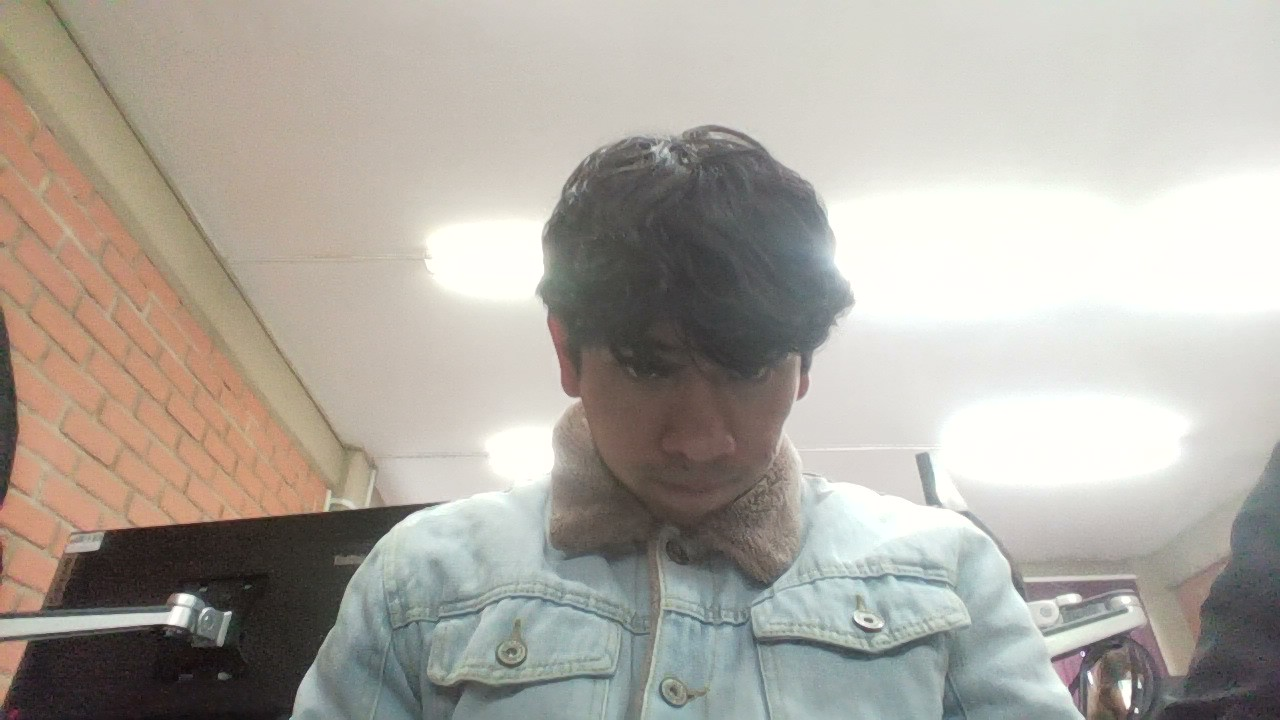
#> input picture unidad4/tarea/cara.jpg, 1280 x 720 px
$ jupyter execute practica.ipynb   (older library calls are emulated)
#> lines starting #> are read from the running program, lines starting #| are printed output that depends on the picture
[cell 1]
import cv2
import numpy as np
from matplotlib import pyplot as plt
img = cv2.imread('cara.jpg')
#> img is the input picture: shape (720, 1280, 3); mean B, G, R 161.3, 169.6, 174.8

#suavizado de la imgaen
blur = cv2.GaussianBlur(img,(5,5),0)

#laplaciano aplicando
lap = cv2.Laplacian(blur,cv2.CV_64F)
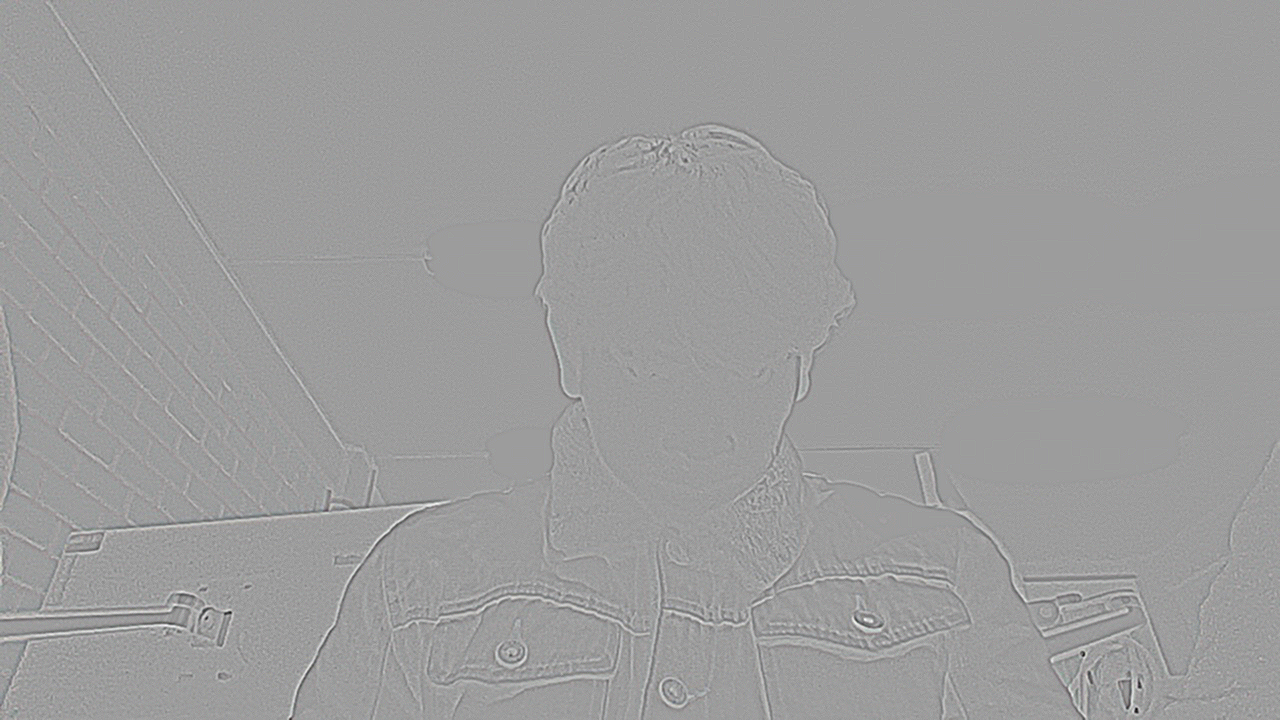
#> lap: shape (720, 1280, 3) float64; mean B, G, R 0, 0, 0; drawn with min black and max white

plt.imshow(lap,cmap = 'gray')
plt.xticks([]), plt.yticks([])
plt.title('laplaciano con suavizado')
plt.show()
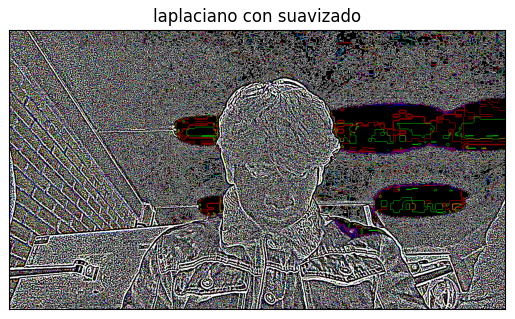
#> figure drawn by matplotlib, 1 panel; B, G, R data is drawn as R, G, B
